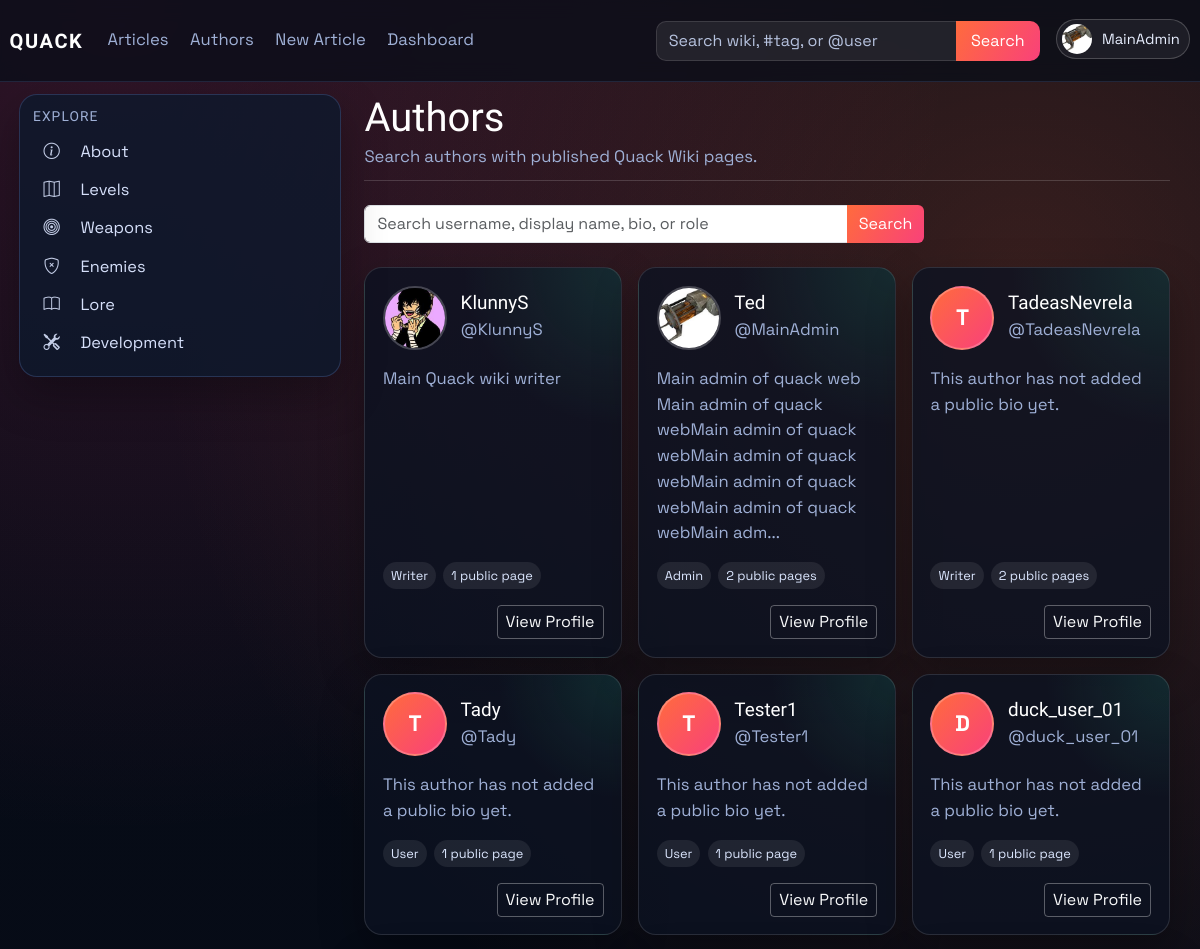
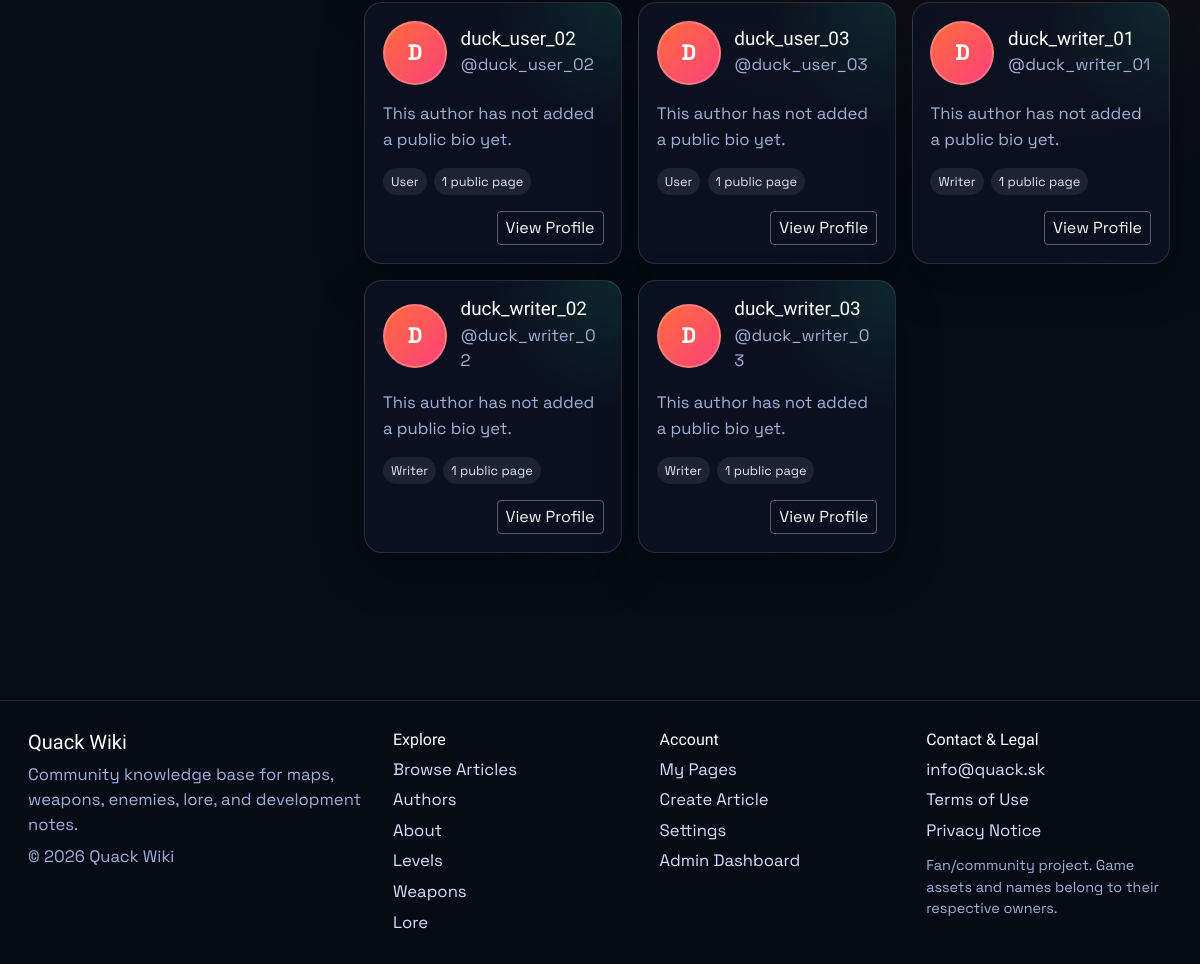
/authors (signed in), run on the app's committed database (2 pictures, top to bottom).
### models.py (models this page shows, shortened)
class User(db.Model, UserMixin):
    id = db.Column(db.Integer, primary_key=True)
    username = db.Column(db.String(120), unique=True, nullable=False)
    email = db.Column(db.String(120), unique=True, nullable=False)
    password_hash = db.Column(db.String(128), nullable=False)
    profile_image_url = db.Column(db.String(120), nullable=True)
    public_display_name = db.Column(db.String(80), nullable=True)
    public_bio = db.Column(db.Text, nullable=True)
    created_at = db.Column(db.DateTime, default=datetime.utcnow)
    role = db.Column(db.String(30), default='user')
    is_archived = db.Column(db.Boolean, default=False, nullable=False)
    archived_at = db.Column(db.DateTime, nullable=True)

class Article(db.Model):
    id = db.Column(db.Integer, primary_key=True)
    title = db.Column(db.String(120), unique=True, nullable=False)
    author = db.Column(db.String(120), nullable=False)
    created_at = db.Column(db.DateTime, default=datetime.utcnow)
    image_url = db.Column(db.String(120), default='default.png')
    summary = db.Column(db.Text)
    content = db.Column(db.Text, nullable=False)
    infobox_data = db.Column(db.Text, nullable=True)
    tags = db.Column(db.JSON, default=list)
    status = db.Column(db.String(20), default='pending', nullable=False)
    approved_by = db.Column(db.String(120), nullable=True)
    approved_at = db.Column(db.DateTime, nullable=True)
    is_archived = db.Column(db.Boolean, default=False, nullable=False)
    archived_at = db.Column(db.DateTime, nullable=True)

### main.py (the view)
@app.route('/authors')
def authors():
    search = (request.args.get('q') or '').strip()
    include_all_users = request.args.get('all') == '1'
    published_counts = published_article_counts_by_user()
    public_users_query = User.query.filter(User.is_archived.is_(False))
    if not include_all_users:
        public_users_query = public_users_query.filter(User.username.in_(list(published_counts.keys())))
    public_users = public_users_query.order_by(User.username.asc()).all()
    if search:
        public_users = [user for user in public_users if user_matches_public_search(user, search)]
    return render_template(
        'authors.html',
        users=public_users,
        published_counts=published_counts,
        search=search,
        include_all_users=include_all_users,
    )

### main.py (called while the page is built)
def get_site_settings():
    settings = SiteSettings.query.get(1)
    if not settings:
        settings = SiteSettings(id=1)
        db.session.add(settings)
        db.session.commit()
    return settings

@app.context_processor
def inject_site_settings():
    pending_counts = {'pending_articles': 0, 'pending_updates': 0}
    if current_user.is_authenticated and current_user.role in ['admin', 'writer']:
        pending_counts = {
            'pending_articles': Article.query.filter(
                Article.is_archived.is_(False),
                func.lower(func.trim(Article.status)) == 'pending',
            ).count(),
            'pending_updates': ArticleRevision.query.filter_by(status='pending').count(),
        }
    return {'site_settings': get_site_settings(), 'dashboard_pending_counts': pending_counts}

@login_manager.user_loader
def load_user(user_id):
    user = User.query.get(int(user_id))
    if user and user.is_archived:
        return None
    return user

def normalize_identity(value: str) -> str:
    ascii_value = unicodedata.normalize('NFKD', value or '').encode('ascii', 'ignore').decode('ascii')
    return re.sub(r'[^a-z0-9]+', '', ascii_value.lower())

def find_user_for_article_author(author_name: str):
    if not author_name:
        return None
    exact_user = User.query.filter_by(username=author_name).first()
    if exact_user:
        return None if exact_user.is_archived else exact_user
    normalized_author = normalize_identity(author_name)
    if not normalized_author:
        return None
    active_users = User.query.filter(User.is_archived.is_(False)).all()
    return next(
        (
            user
            for user in active_users
            if normalized_author in {
                normalize_identity(user.username),
                normalize_identity(user.public_display_name),
            }
        ),
        None,
    )

def published_article_counts_by_user():
    counts = {}
    candidates = Article.query.filter(
        Article.is_archived.is_(False),
        func.lower(func.trim(Article.status)) == 'approved',
    ).all()
    for article_obj in candidates:
        user = find_user_for_article_author(article_obj.author)
        if user:
            counts[user.username] = counts.get(user.username, 0) + 1
    return counts

### templates/authors.html (shortened to what this page needs)
{% extends "_base.html" %}
{% block content %}
<div class="container-fluid px-0 article-wiki">
    <header class="article-header mb-4">
        <h1 class="article-title">{{ 'Public Accounts' if include_all_users else 'Authors' }}</h1>
        <p class="article-meta mb-0">
            {{ 'Search public Quack Wiki accounts.' if include_all_users else 'Search authors with published Quack Wiki pages.' }}
        </p>
    </header>
    <form method="GET" action="{{ url_for('authors') }}" class="mb-4" style="max-width: 560px;">
        <div class="input-group">
            <input class="form-control" type="search" name="q" value="{{ search }}" placeholder="Search username, display name, bio, or role">
            <button class="btn btn-brand" type="submit">Search</button>
        </div>
    </form>
    <section class="authors-grid">
        {% for user in users %}
        <article class="author-card">
            <div class="author-card-top">
                {% if user.profile_image_url %}
                <img class="author-card-avatar" src="{{ url_for('static', filename='img/' ~ user.profile_image_url) }}" alt="{{ user.username }} profile picture">
                {% else %}
                <div class="author-card-avatar author-card-avatar-fallback">{{ user.username[0]|upper }}</div>
                {% endif %}
                <div class="author-card-heading">
                    <h3>{{ user.public_display_name or user.username }}</h3>
                    <p>@{{ user.username }}</p>
                </div>
            </div>
            {% set bio = user.public_bio or "This author has not added a public bio yet." %}
            <p class="author-card-bio">{{ bio|truncate(150, true) }}</p>
            <div class="author-card-meta">
                <span>{{ user.role|capitalize }}</span>
                <span>{{ published_counts.get(user.username, 0) }} public {{ 'page' if published_counts.get(user.username, 0) == 1 else 'pages' }}</span>
            </div>
            <div class="author-card-actions">
                <a class="btn btn-outline-light btn-sm" href="{{ url_for('public_profile', username=user.username) }}">View Profile</a>
            </div>
        </article>
        {% else %}
        <div class="card p-4 authors-empty">
            <p class="mb-0 text-muted">{{ 'No public accounts found.' if include_all_users else 'No published authors found.' }}</p>
        </div>
        {% endfor %}
    </section>
</div>
{% endblock %}

### templates/partials/navbar.html (shortened to what this page needs)
<nav class="navbar navbar-expand-lg main-nav">
    <div class="container-fluid nav-wrap">
        <a class="navbar-brand brand-mark" href="{{ url_for('index') }}">QUACK</a>
        <div class="collapse navbar-collapse" id="navbarNav">
            <ul class="navbar-nav me-auto nav-links">
                <li class="nav-item"><a class="nav-link" href="{{ url_for('articles') }}">Articles</a></li>
                <li class="nav-item"><a class="nav-link" href="{{ url_for('authors') }}">Authors</a></li>
                <li class="nav-item"><a class="nav-link" href="{{ url_for('create_article') }}">New Article</a></li>
                {% if current_user.is_authenticated and current_user.role == "admin" %}
                <li class="nav-item"><a class="nav-link" href="{{ url_for('dashboard_users') }}">Dashboard</a></li>
                {% elif current_user.is_authenticated and current_user.role == "writer" %}
                <li class="nav-item"><a class="nav-link" href="{{ url_for('dashboard_articles') }}">Dashboard</a></li>
                {% endif %}
            </ul>
            <ul class="navbar-nav ms-auto align-items-lg-center nav-tools">
                <li class="nav-item nav-search-wrap">
                    <form class="nav-search" method="GET" action="{{ url_for('site_search') }}">
                        {% set nav_query = request.args.get('q', '') %}
                        {% if request.endpoint == 'authors' and request.args.get('all') == '1' and nav_query %}
                            {% set nav_query = '@' ~ nav_query %}
                        {% elif request.endpoint not in ['articles', 'authors'] %}
                            {% set nav_query = '' %}
                        {% endif %}
                        <input class="form-control" type="search" name="q" value="{{ nav_query }}" placeholder="Search wiki, #tag, or @user">
                        <button class="btn btn-brand" type="submit">Search</button>
                    </form>
                </li>
                {% if current_user.is_authenticated %}
                <li class="nav-item dropdown ms-lg-3">
                    <a class="profile-trigger" href="#" role="button" data-bs-toggle="dropdown" aria-expanded="false">
                        {% if current_user.profile_image_url %}
                        <img class="profile-avatar profile-avatar-img" src="{{ url_for('static', filename='img/' ~ current_user.profile_image_url) }}" alt="{{ current_user.username }} profile picture">
                        {% else %}
                        <span class="profile-avatar">{{ current_user.username[0]|upper }}</span>
                        {% endif %}
                        <span class="profile-name">{{ current_user.username }}</span>
                    </a>
                </li>
                {% else %}
                <li class="nav-item ms-lg-3">
                    <a class="btn btn-outline-light nav-login-btn" href="{{ url_for('login') }}">Login</a>
                </li>
                {% endif %}
            </ul>
        </div>
    </div>
</nav>

### templates/partials/tag_link.html
{% macro tag_article_link(tag, label, icon='', class_name='') -%}
<a href="{{ url_for('about') if tag == 'about-us' else url_for('tagged_article', tag=tag) }}"{% if class_name %} class="{{ class_name }}"{% endif %}>
    {% if icon %}<i class="{{ icon }} sidebar-icon"></i>{% endif %}{{ label }}
</a>
{%- endmacro %}

### data on the page
User: profile_image_url (picture), username "MainAdmin", public_display_name "Ted", public_bio "Main admin of quack web Main admin of quack webMain admin of quack webMain admin of quack webMain admin of quack webMain admin of quack webMain adm...", role "Admin", get "2", username "pages"
Article: title "Levels Levels"
Article: title "Weapons Weapons"
Article: title "Enemies"
Article: title "Lore Lore"
User: profile_image_url (picture), public_display_name "KlunnyS", username "KlunnyS", public_bio "Main Quack wiki writer", role "Writer", get "1", username "page"
User: username "T", public_display_name+username "TadeasNevrela", username "TadeasNevrela", bio "This author has not added a public bio yet.", role "Writer", get "2", username "pages"
User: username "T", public_display_name+username "Tady", username "Tady", bio "This author has not added a public bio yet.", role "User", get "1", username "page"
User: username "T", public_display_name+username "Tester1", username "Tester1", bio "This author has not added a public bio yet.", role "User", get "1", username "page"
User: username "D", public_display_name+username "duck_user_01", username "duck_user_01", bio "This author has not added a public bio yet.", role "User", get "1", username "page"
User: username "D", public_display_name+username "duck_user_02", username "duck_user_02", bio "This author has not added a public bio yet.", role "User", get "1", username "page"
User: username "D", public_display_name+username "duck_user_03", username "duck_user_03", bio "This author has not added a public bio yet.", role "User", get "1", username "page"
User: username "D", public_display_name+username "duck_writer_01", username "duck_writer_01", bio "This author has not added a public bio yet.", role "Writer", get "1", username "page"
User: username "D", public_display_name+username "duck_writer_02", username "duck_writer_02", bio "This author has not added a public bio yet.", role "Writer", get "1", username "page"
User: username "D", public_display_name+username "duck_writer_03", username "duck_writer_03", bio "This author has not added a public bio yet.", role "Writer", get "1", username "page"

### other printed values
{{ label }} "About Development About"
{{ 'Public Accounts' if include_all_users else 'Authors' }} "Authors"
